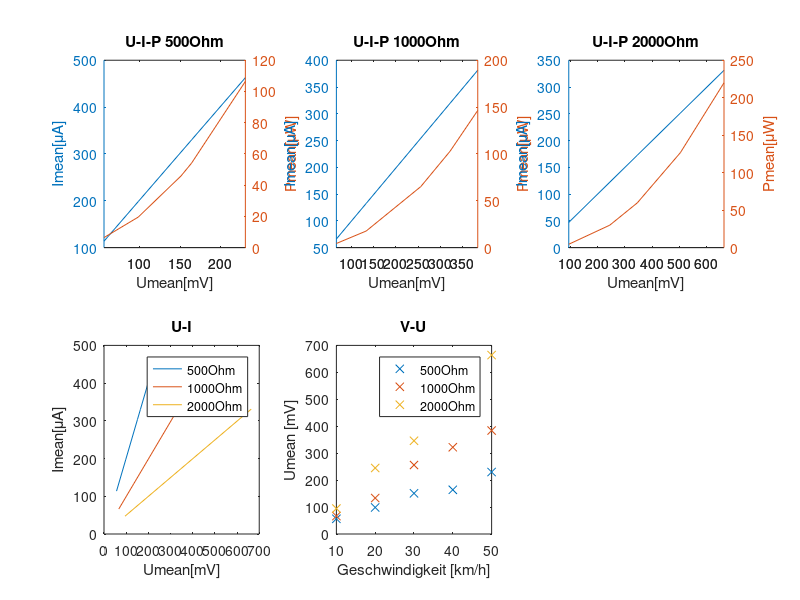

The MATLAB source for this figure:
%% PA Kennlinie_Hardware

Vrad = [10 20 30 40 50];                                    % [km/h]

Umean_500 = [56.5 98.5 151 164 230];                        % [mV]
Imean_500 = [113.68 198.19 303.82 329.98 462.78];           % [uA]

Umean_1000 = [66.5 133.5 256 322 384];                      % [mV]
Imean_1000 = [66.04 132.57 254.22 319.76 381.33];           % [uA]

Umean_2000 = [94.5 245 346 504 664];                        % [mV]
Imean_2000 = [47.13 122.19 172.57 251.37 331.17];           % [uA]

Pmean_500 = ((Umean_500*1000).*Imean_500)/1e06;             % [uW]
Pmean_1000 = ((Umean_1000*1000).*Imean_1000)/1e06;          % [uW]
Pmean_2000 = ((Umean_2000*1000).*Imean_2000)/1e06;          % [uW]


%% Plot

subplot(2,3,4)
plot(Umean_500, Imean_500, Umean_1000, Imean_1000, Umean_2000, Imean_2000)
title('U-I');legend('500Ohm','1000Ohm','2000Ohm');xlabel('Umean[mV]');ylabel('Imean[\muA]');

subplot(2,3,1)
[hAx,hLine1,hLine2] = plotyy(Umean_500,Imean_500,Umean_500,Pmean_500);
title('U-I-P 500Ohm');xlabel('Umean[mV]');ylabel(hAx(1),'Imean[\muA]');ylabel(hAx(2),'Pmean[\muW]');

subplot(2,3,2)
[hAx,hLine1,hLine2] = plotyy(Umean_1000,Imean_1000,Umean_1000,Pmean_1000);
title('U-I-P 1000Ohm');xlabel('Umean[mV]');ylabel(hAx(1),'Imean[\muA]');ylabel(hAx(2),'Pmean[\muW]');

subplot(2,3,3)
[hAx,hLine1,hLine2] = plotyy(Umean_2000,Imean_2000,Umean_2000,Pmean_2000);
title('U-I-P 2000Ohm');xlabel('Umean[mV]');ylabel(hAx(1),'Imean[\muA]');ylabel(hAx(2),'Pmean[\muW]');

subplot(2,3,5)
plot(Vrad, Umean_500,'x', Vrad, Umean_1000,'x', Vrad, Umean_2000,'x')
title('V-U');legend('500Ohm','1000Ohm','2000Ohm');xlabel('Geschwindigkeit [km/h]');ylabel('Umean [mV]');


